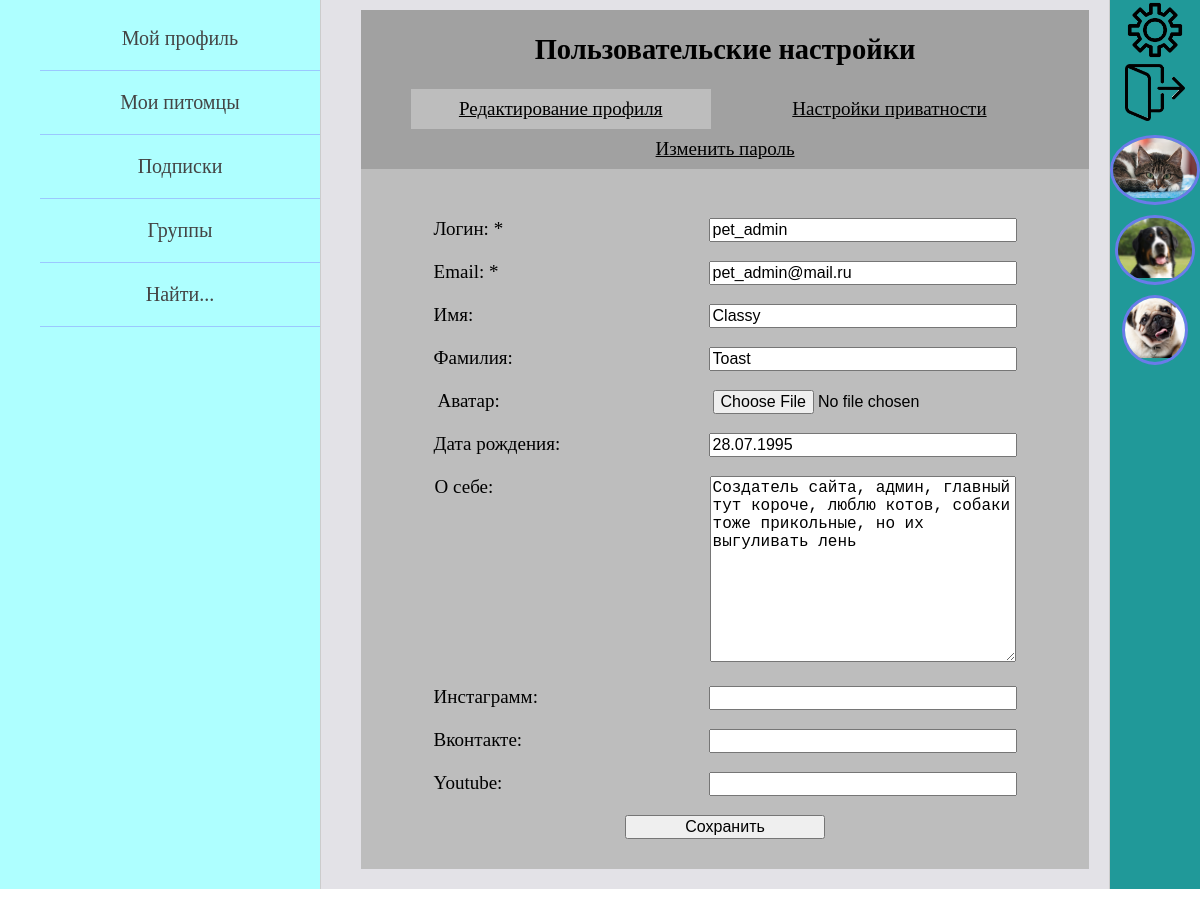
The page /personal-settings/1/profile-settings/ (signed in) on the database its author committed.
### pet_owners/models.py (models this page shows, shortened)
class Owner(AbstractUser):
    date_of_birth = models.DateField(blank=True, verbose_name='дата рождения пользователя', null=True)
    avatar = models.ImageField(upload_to="owners_photos/%Y/%m/%d/", blank=True,
                               verbose_name='фото пользователя', null=True)
    about_myself = models.TextField(max_length=520, blank=True, verbose_name='о себе', null=True)
    instagram = models.URLField(blank=True, verbose_name='инстаграм', null=True)
    vkontakte = models.URLField(blank=True, verbose_name='вконтакте', null=True)
    youtube = models.URLField(blank=True, verbose_name='ютуб', null=True)
    full_name_is_hidden = models.BooleanField(default=True)
    date_of_birth_is_hidden = models.BooleanField(default=True)

class Animal(models.Model):
    GENDER = (
        ("мальчик", "мальчик"),
        ("девочка", "девочка")
    )
    name_of_animal = models.CharField(max_length=55, verbose_name='имя питомца')
    pet_owner = models.ForeignKey(settings.AUTH_USER_MODEL, on_delete=models.CASCADE, verbose_name='владелец')
    category_of_animal = models.ForeignKey(AnimalCategory, on_delete=models.PROTECT, verbose_name='вид')
    animal_breed = models.CharField(max_length=100, blank=True, verbose_name='порода питомца')
    date_of_animal_birth = models.DateField(verbose_name='дата рождения питомца', blank=True, null=True)
    sex = models.CharField(max_length=7, choices=GENDER, verbose_name='пол', null=True)
    animal_photo = models.ImageField(upload_to="animals_photos/%Y/%m/%d/", verbose_name='фото питомца')
    about_pet = models.TextField(max_length=520, verbose_name='о питомце')
    class Meta:
        verbose_name = 'Питомец'
        verbose_name_plural = 'Питомцы'

### pet_owners/views.py (the view, shortened to what this page needs)
# urls.py: path('personal-settings/<int:pk>/profile-settings/', UpdateOwner.as_view(),
class UpdateOwner(LoginRequiredMixin, DataMixin, UpdateView):
    form_class = UpdateUserForm
    template_name = 'pet_owners/edit_owner_page.html'
    def get_queryset(self):
        self.queryset = Owner.objects.filter(pk=self.request.user.id)
        return self.queryset
    def get_context_data(self, *, object_list=None, **kwargs):
        context = super().get_context_data(**kwargs)
        context['title'] = "Редактирование профиля"
        context.update(self.get_left_menu())
        context.update(self.get_right_menu(self.queryset[0]))
        return context

### pet_owners/utils.py (called while the page is built)
    def get_left_menu(self):
        context = {}
        if self.request.user.is_authenticated:
            context['left_menu'] = [
                {'title': "Мой профиль", 'url_name': ['profile_home', self.request.user.id]},
                {'title': "Мои питомцы", 'url_name': ['all_animals_page']},
                {'title': "Подписки", 'url_name': ['owner_subscriptions', self.request.user.id]},
                {'title': "Группы", 'url_name': ['my_groups']},
                {'title': "Найти...", 'url_name': ['profile_home', self.request.user.id]}
            ]
        else:
            context['left_menu'] = [
                {'title': "Регистрация", 'url_name': 'register'},
                {'title': "Войти", 'url_name': 'login'},
            ]
        return context

    def get_right_menu(self, auth_user=None):
        context = {}
        if auth_user is None:
            auth_user = self.request.user
        animals = Animal.objects.filter(followers__follower=auth_user)[:7]
        context['animals_for_right_menu'] = animals
        return context

### pet_owners/templates/pet_owners/edit_owner_page.html (shortened to what this page needs)
{% extends 'pet_owners/base.html' %}
{% block content %}
<div class="settings_page">
    <div class="selecting_settings">
        <h2>Пользовательские настройки</h2>
        <div class="setting_el_active">
            <a href="{% url 'profile-settings' request.user.id %}">
                Редактирование профиля
            </a>
        </div>
        <div class="setting_el">
            <a href="{% url 'privacy-settings' request.user.id %}">
                Настройки приватности
            </a>
        </div>
        <div class="setting_el">
            <a href="{% url 'change-password' %}">
                Изменить пароль
            </a>
        </div>
    </div>
    <div class="form_block_set">
        <form method="post" enctype="multipart/form-data">
            {% for field in form %}
            <p><label class="form-label" for="{{ field.id_for_label }}">
                {{field.label}}:{% if field.field.required %} * {% endif %}
            </label>{{ field }}</p>
            {% endfor %}
            <button class="form_button" type="submit">Сохранить</button>
        </form>
    </div>
</div>
{% endblock %}

### pet_owners/templates/pet_owners/base.html (shortened to what this page needs)
{% load static %}
<!DOCTYPE html>
<html lang="en">
<head>
    <link type="text/css" href="{% static 'pet_owners/css/styles.css' %}" rel="stylesheet" />
</head>
<body>
<table class="table-page" border=0 cellpadding="0" cellspacing="0">
<tr>
    <td valign="top" class="left-chapters">
        <ul id="leftchapters">
            {% for el_menu in left_menu %}
                {% if request.user.is_authenticated %}
                    {% if el_menu.url_name|length == 2 %}
                        <li><a href="{% url el_menu.url_name.0 el_menu.url_name.1 %}">
                            {{el_menu.title}}
                        </a></li>
                    {% else %}
                        <li><a href="{% url el_menu.url_name.0 %}">
                            {{el_menu.title}}
                        </a></li>
                    {% endif %}
                {% else %}
                    <li><a href="{% url el_menu.url_name %}">{{el_menu.title}}</a></li>
                {% endif %}
            {% endfor %}
        </ul>
    </td>
    <td valign="top" class="content">
        <div class="content-text">
            {% block content %}
            {% endblock %}
        </div>
    </td>
    <td valign="top" class="right-chapters">
        <table border=0 cellpadding="0" cellspacing="0">
            {% if request.user.is_authenticated %}
            <tr class="settings_button"><td>
                <a href="{% url 'profile-settings' request.user.id %}">
                    <img src="/static/pet_owners/images/settings_img.png" width="60">
                </a>
            </td></tr>
            <tr class="logout_button"><td>
                <a href="{% url 'logout' %}">
                    <img src="/static/pet_owners/images/exit.png" width="60">
                </a>
            </td></tr>
            {% for sub in animals_for_right_menu %}
                <tr class="right_sub_button"><td>
                    <a href="{% url 'animal_posts' sub.pk %}">
                        <div class="sub_avatar">
                            <img src="{{sub.animal_photo.url}}" height=60>
                        </div>
                    </a>
                </td></tr>
            {% endfor %}
            {% endif %}
        </table>
    </td>
</tr>
</table>
</body>
</html>

### pet_owners/static/pet_owners/css/styles.css (style rules this page uses)
html, body { font-family: 'Georgia'; margin: 0; padding: 0; height: 100%; width: 100%; color: #000000; }
.table-page { width: 100%; height: 100%; vertical-align: top; }
.table-page tr { height: 100%; }
.left-chapters { margin: 0; background: rgba(140, 255, 255, 0.7); border-right: 1px solid #ccc; min-height: 100%; }
.left-chapters ul { width: 300px; min-height: 100%; margin: 0; padding: 7px 0 7px 20px; list-style: none; font-size: 20px; }
.left-chapters ul li { text-align: center; margin-left: 20px; padding: 20px 0 20px 0; color: #999; border-bottom: 1px solid rgba(126, 117, 255, 0.4); }
.left-chapters ul li a { color: #444; text-decoration: none; transition: color .2s linear; }
.right-chapters { margin: 0; background: #209999; border-left: 1px solid #ccc; min-height: 100%; }
.settings_button, .logout_button, .right_sub_button { text-align: center; }
.settings_button a, .logout_button a, .right_sub_button a { display: block; height: 100%; width: 100%; transition: all .2s linear; }
.right_sub_button .sub_avatar { border: 3px solid rgba(126, 117, 255, 0.8); }
.content { background: #27234621; padding: 10px 20px 20px 40px; width: 100%; height: 100%; box-sizing: border-box; }
.content-text { height: 100%; font-size: 19px; background: #e3e8e8; font-family: Yandex Sans Display Light; }
.sub_avatar, .foll_avatar, .author_avatar, .mem_cell_avatar { display: inline-block; vertical-align: middle; text-align: center; max-height: 120px; max-width: 120px; margin-top: 10px; border-radius: 50%; overflow: hidden; }
.form_block, .form_block_set { width: 100%; text-align: center; }
.form-input { width: 300px; font-size: 16px; }
.form-label { display: inline-block; text-align: left; min-width: 275px; vertical-align: top; }
.form_button { min-width: 200px; font-size: 16px; }
.settings_page { display: block; width: 100%; height: 100%; overflow: clip; background: #a1a1a1; }
.selecting_settings { display: inline-block; width: 100%; text-align: center; }
.setting_el, .setting_el_active { display: inline-block; width: 300px; height: 40px; vertical-align: middle; text-align: center; font-size: 19px; margin: 0 12px 0 12px; }
.setting_el_active { background: #bdbdbd; }
.setting_el a, .setting_el_active a { display: block; height: 100%; width: 100%; line-height: 40px; color: #000000; }
.form_block_set { background: #bdbdbd; padding: 30px 0 30px 0; }

### rows shown on the page
Owner: form "pet_admin" "pet_admin@mail.ru" "Classy" "Toast" "28.07.1995" "Создатель сайта, админ, главный тут короче, люблю котов, собаки тоже прикольные, но их выгуливать лень"
Animal: animal_photo (picture)
Animal: animal_photo (picture)
Animal: animal_photo (picture)

### other values the page prints
{{ el_menu.title }} "Мой профиль" "Подписки" "Найти..."
{{ el_menu.title }} "Мои питомцы" "Группы"
{{ field.label }} "Логин" "Email" "Имя" "Фамилия" "Аватар" "Дата рождения" "О себе" "Инстаграмм" "Вконтакте" "Youtube"
